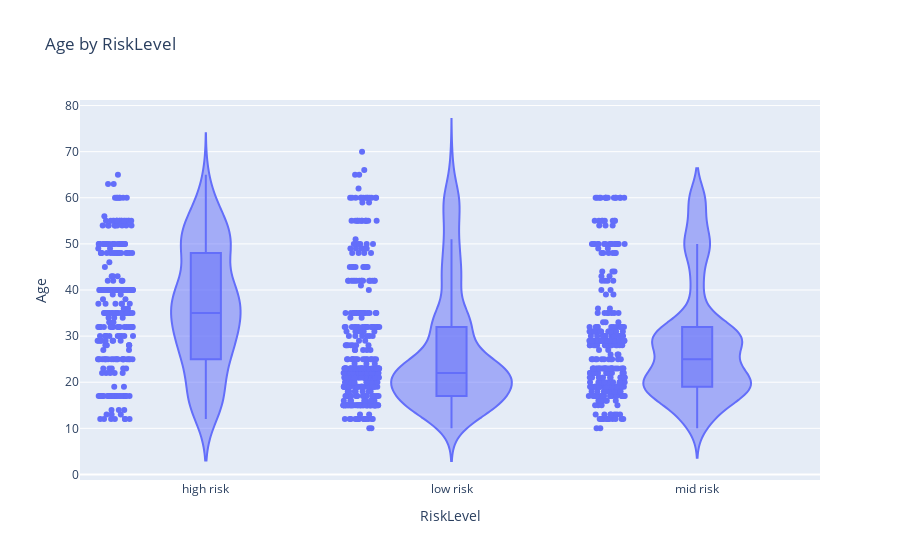
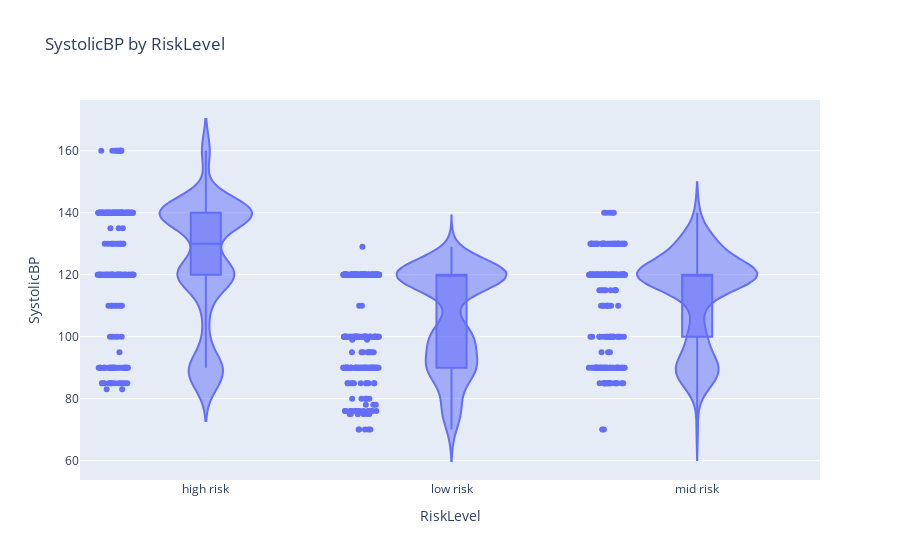
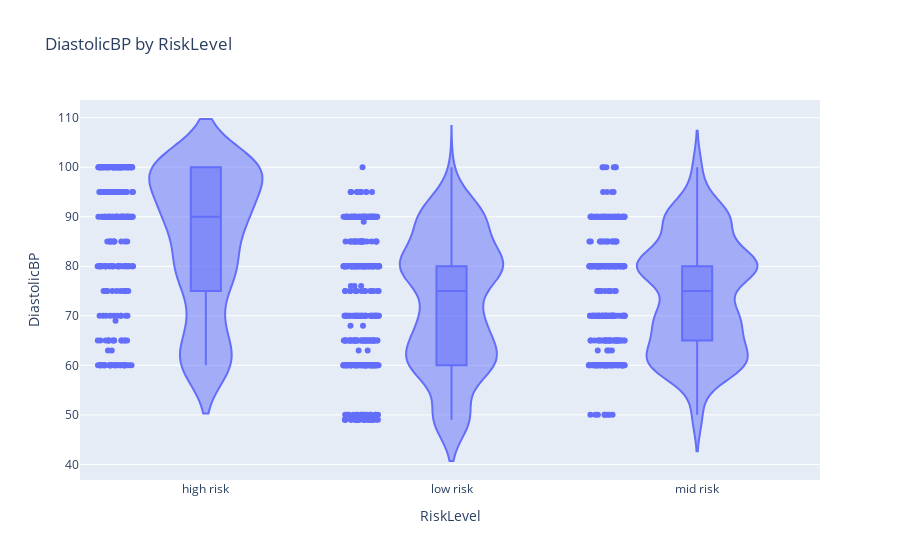
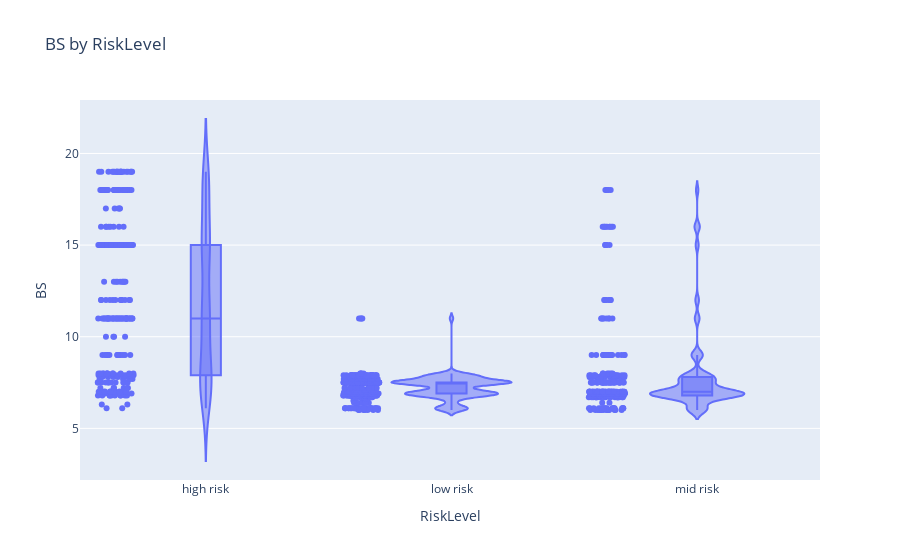

Notebook code cell kept with these figures, in order:
### Code cell
features = ["Age", "SystolicBP", "DiastolicBP", "BS", "BodyTemp", "HeartRate", "pulse_pressure"]

for col in features:
    fig = px.violin(df, x="RiskLevel", y=col, box=True, points="all", title=f"{col} by RiskLevel")
    fig.show()

### Figure 1 — Plotly figure (JSON) as saved in the notebook; plotly's stock layout.template omitted (floating-point values rounded to 4 significant figures; data arrays with more than 128 entries replaced by an {"elided": "..."} marker saying what was removed)
{"data": [{"alignmentgroup": "True", "box": {"visible": true}, "hovertemplate": "RiskLevel=%{x}<br>Age=%{y}<extra></extra>", "legendgroup": "", "marker": {"color": "#636efa"}, "name": "", "offsetgroup": "", "orientation": "v", "points": "all", "scalegroup": "True", "showlegend": false, "type": "violin", "x": {"elided": "1014 str values"}, "x0": " ", "xaxis": "x", "y": {"elided": "1014 int values"}, "y0": " ", "yaxis": "y"}], "layout": {"legend": {"tracegroupgap": 0}, "title": {"text": "Age by RiskLevel"}, "violinmode": "group", "xaxis": {"anchor": "y", "domain": [0, 1], "title": {"text": "RiskLevel"}}, "yaxis": {"anchor": "x", "domain": [0, 1], "title": {"text": "Age"}}}}

### Figure 2 — Plotly figure (JSON) as saved in the notebook; plotly's stock layout.template omitted (floating-point values rounded to 4 significant figures; data arrays with more than 128 entries replaced by an {"elided": "..."} marker saying what was removed)
{"data": [{"alignmentgroup": "True", "box": {"visible": true}, "hovertemplate": "RiskLevel=%{x}<br>SystolicBP=%{y}<extra></extra>", "legendgroup": "", "marker": {"color": "#636efa"}, "name": "", "offsetgroup": "", "orientation": "v", "points": "all", "scalegroup": "True", "showlegend": false, "type": "violin", "x": {"elided": "1014 str values"}, "x0": " ", "xaxis": "x", "y": {"elided": "1014 int values"}, "y0": " ", "yaxis": "y"}], "layout": {"legend": {"tracegroupgap": 0}, "title": {"text": "SystolicBP by RiskLevel"}, "violinmode": "group", "xaxis": {"anchor": "y", "domain": [0, 1], "title": {"text": "RiskLevel"}}, "yaxis": {"anchor": "x", "domain": [0, 1], "title": {"text": "SystolicBP"}}}}

### Figure 3 — Plotly figure (JSON) as saved in the notebook; plotly's stock layout.template omitted (floating-point values rounded to 4 significant figures; data arrays with more than 128 entries replaced by an {"elided": "..."} marker saying what was removed)
{"data": [{"alignmentgroup": "True", "box": {"visible": true}, "hovertemplate": "RiskLevel=%{x}<br>DiastolicBP=%{y}<extra></extra>", "legendgroup": "", "marker": {"color": "#636efa"}, "name": "", "offsetgroup": "", "orientation": "v", "points": "all", "scalegroup": "True", "showlegend": false, "type": "violin", "x": {"elided": "1014 str values"}, "x0": " ", "xaxis": "x", "y": {"elided": "1014 int values"}, "y0": " ", "yaxis": "y"}], "layout": {"legend": {"tracegroupgap": 0}, "title": {"text": "DiastolicBP by RiskLevel"}, "violinmode": "group", "xaxis": {"anchor": "y", "domain": [0, 1], "title": {"text": "RiskLevel"}}, "yaxis": {"anchor": "x", "domain": [0, 1], "title": {"text": "DiastolicBP"}}}}

### Figure 4 — Plotly figure (JSON) as saved in the notebook; plotly's stock layout.template omitted (floating-point values rounded to 4 significant figures; data arrays with more than 128 entries replaced by an {"elided": "..."} marker saying what was removed)
{"data": [{"alignmentgroup": "True", "box": {"visible": true}, "hovertemplate": "RiskLevel=%{x}<br>BS=%{y}<extra></extra>", "legendgroup": "", "marker": {"color": "#636efa"}, "name": "", "offsetgroup": "", "orientation": "v", "points": "all", "scalegroup": "True", "showlegend": false, "type": "violin", "x": {"elided": "1014 str values"}, "x0": " ", "xaxis": "x", "y": {"elided": "1014 float values"}, "y0": " ", "yaxis": "y"}], "layout": {"legend": {"tracegroupgap": 0}, "title": {"text": "BS by RiskLevel"}, "violinmode": "group", "xaxis": {"anchor": "y", "domain": [0, 1], "title": {"text": "RiskLevel"}}, "yaxis": {"anchor": "x", "domain": [0, 1], "title": {"text": "BS"}}}}
